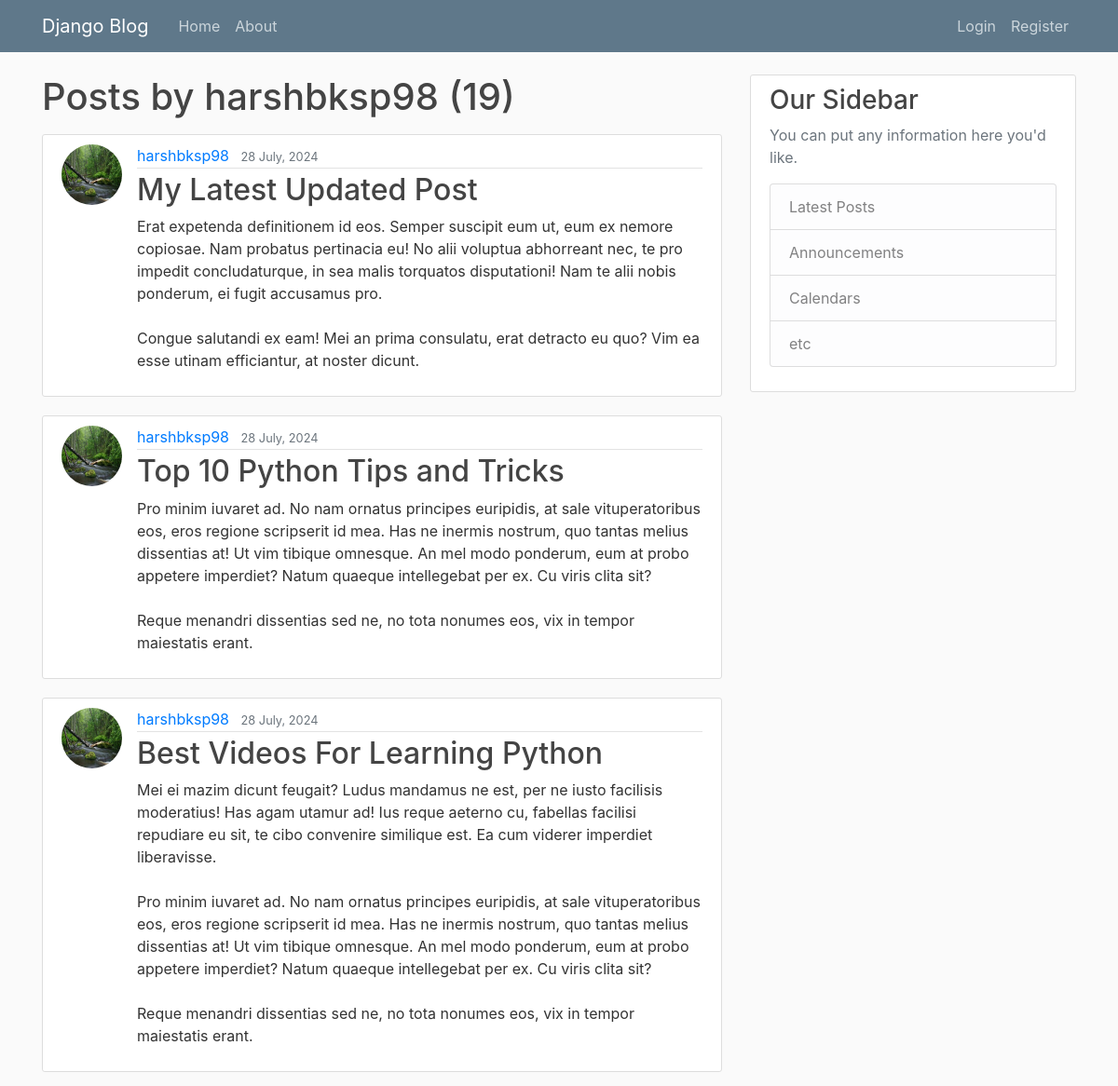
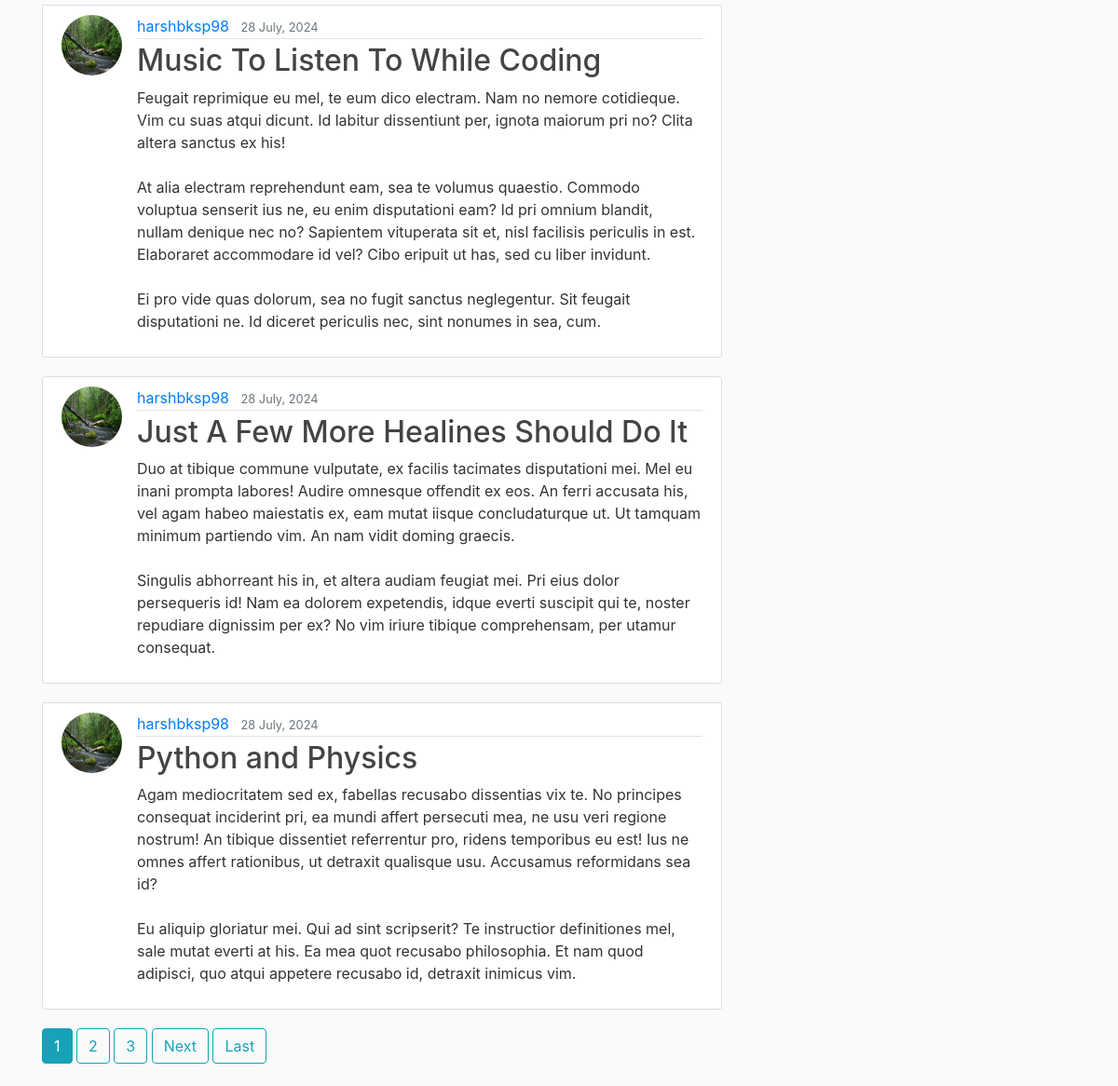
The page /user/harshbksp98 on the database its author committed (2 pictures, top to bottom).
### blog/models.py (models this page shows, shortened)
class Post(models.Model):
    title = models.CharField(max_length = 100)
    content = models.TextField()
    date_posted = models.DateTimeField(default=timezone.now) #we didn't put paranthesis after timezone.now() as we just want to pass the actual functio ass a default value
    author = models.ForeignKey(User,on_delete=models.CASCADE) #on_delete indicates if user get deleted then delete the post as well

### users/models.py (models this page shows, shortened)
class Profile(models.Model):
    user = models.OneToOneField(User,on_delete=models.CASCADE)
    image = models.ImageField(default = 'default.webp',upload_to = 'profile_pics')

### blog/views.py (the view)
# urls.py: path('user/<str:username>', UserPostListView.as_view(),name = 'user-posts'),
class UserPostListView(ListView):
   model = Post
   template_name = 'blog/user_posts.html' #Format -> <app>/<model>_<viewtype>.html
   context_object_name = 'posts'
   ordering = ['-date_posted'] #To get the Latest post at the top
   paginate_by = 6
   def get_queryset(self):
      user = get_object_or_404(User, username = self.kwargs.get('username'))
      return Post.objects.filter(author=user).order_by('-date_posted')

### blog/templates/blog/user_posts.html (shortened to what this page needs)
{% extends "blog/base.html" %}
{% block content %}
    <h1 class="mb-3">Posts by {{ view.kwargs.username }} ({{ page_obj.paginator.count }}) </h1>
    {% for post in posts %}
        <article class="media content-section">
          <img class="rounded-circle article-img" src="{{ post.author.profile.image.url }}">
          <div class="media-body">
            <div class="article-metadata">
              <a class="mr-2" href="{%url 'user-posts' post.author.username %}">{{ post.author }}</a>
              <small class="text-muted">{{ post.date_posted| date:"d F, Y" }}</small>
            </div>
            <h2><a class="article-title" href="{% url 'post-detail' post.id %}">{{ post.title }}</a></h2>
            <p class="article-content">{{ post.content }}</p>
          </div>
        </article>
    {% endfor %}
    {% if is_paginated %}
       {% for num in page_obj.paginator.page_range %}
          {% if page_obj.number == num %}
          <a class="btn btn-info mb-4" href="?page={{ num }}">{{ num }}</a>
          {% elif num > page_obj.number|add:'-3' and num < page_obj.number|add:'3' %}
          <a class="btn btn-outline-info mb-4" href="?page={{ num }}">{{ num }}</a>
          {% endif %}
       {% endfor %}
       {% if page_obj.has_next %}
         <a class="btn btn-outline-info mb-4" href="?page={{ page_obj.next_page_number }}">Next</a>
         <a class="btn btn-outline-info mb-4" href="?page={{ page_obj.paginator.num_pages }}">Last</a>
       {% endif %}
    {% endif %}
{% endblock content %}

### blog/templates/blog/base.html (shortened to what this page needs)
{% load static %}
<!DOCTYPE html>
<html lang="en">
<head>
    <link rel="stylesheet" href="https://cdn.jsdelivr.net/npm/bootstrap@4.4.1/dist/css/bootstrap.min.css">
    <link rel="stylesheet" href="{% static 'blog/main.css' %}">
</head>
<body>
    <header class="site-header">
        <nav class="navbar navbar-expand-md navbar-dark bg-steel fixed-top">
          <div class="container">
            <a class="navbar-brand mr-4" href="{% url 'blog-home' %}">Django Blog</a>
            <div class="collapse navbar-collapse" id="navbarToggle">
              <div class="navbar-nav mr-auto">
                <a class="nav-item nav-link" href="{% url 'blog-home' %}">Home</a>
                <a class="nav-item nav-link" href="{% url 'blog-about' %}">About</a>
              </div>
              <div class="navbar-nav">
                {% if user.is_authenticated %}
                <a class="nav-item nav-link" href="{% url 'post-create' %}">New Post</a>
                <a class="nav-item nav-link" href="{% url 'profile' %}">Profile</a>
                <a class="nav-item nav-link" href="{% url 'logout' %}">Logout</a>
                {% else %}
                 <a class="nav-item nav-link" href="{% url 'login' %}">Login</a>
                 <a class="nav-item nav-link" href="{% url 'register' %}">Register</a>
                {% endif %}
              </div>
            </div>
          </div>
        </nav>
      </header>
    <main role="main" class="container">
        <div class="row">
          <div class="col-md-8">
            {% block content %}{% endblock %}
          </div>
          <div class="col-md-4">
            <div class="content-section">
              <h3>Our Sidebar</h3>
              <p class='text-muted'>You can put any information here you'd like.
                <ul class="list-group">
                  <li class="list-group-item list-group-item-light">Latest Posts</li>
                  <li class="list-group-item list-group-item-light">Announcements</li>
                  <li class="list-group-item list-group-item-light">Calendars</li>
                  <li class="list-group-item list-group-item-light">etc</li>
                </ul>
              </p>
            </div>
          </div>
        </div>
      </main>
</body>
</html>

### blog/static/blog/main.css (style rules this page uses)
body { background: #fafafa; color: #333333; margin-top: 5rem; }
h1, h2, h3, h4, h5, h6 { color: #444444; }
ul { margin: 0; }
.bg-steel { background-color: #5f788a; }
.site-header .navbar-nav .nav-link { color: #cbd5db; }
.content-section { background: #ffffff; padding: 10px 20px; border: 1px solid #dddddd; border-radius: 3px; margin-bottom: 20px; }
.article-title { color: #444444; }
.article-content { white-space: pre-line; }
.article-img { height: 65px; width: 65px; margin-right: 16px; }
.article-metadata { padding-bottom: 1px; margin-bottom: 4px; border-bottom: 1px solid #e3e3e3 }

### rows shown on the page
Post: author.profile.image (picture), author "harshbksp98", date_posted "28 July, 2024", title "My Latest Updated Post", content "Erat expetenda definitionem id eos. Semper suscipit eum ut, eum ex nemore copiosae. Nam probatus pertinacia eu! No alii voluptua abhorreant nec, te pro impedit concludaturque, in sea malis torquatos disputationi! Nam te alii nobis ponderum, ei fugit accusamus pro. Congue salutandi ex eam! Mei an prima consulatu, erat detracto eu quo? Vim ea esse utinam efficiantur, at noster dicunt."
Post: author.profile.image (picture), author "harshbksp98", date_posted "28 July, 2024", title "Top 10 Python Tips and Tricks", content "Pro minim iuvaret ad. No nam ornatus principes euripidis, at sale vituperatoribus eos, eros regione scripserit id mea. Has ne inermis nostrum, quo tantas melius dissentias at! Ut vim tibique omnesque. An mel modo ponderum, eum at probo appetere imperdiet? Natum quaeque intellegebat per ex. Cu viris clita sit? Reque menandri dissentias sed ne, no tota nonumes eos, vix in tempor maiestatis erant."
Post: author.profile.image (picture), author "harshbksp98", date_posted "28 July, 2024", title "Best Videos For Learning Python", content "Mei ei mazim dicunt feugait? Ludus mandamus ne est, per ne iusto facilisis moderatius! Has agam utamur ad! Ius reque aeterno cu, fabellas facilisi repudiare eu sit, te cibo convenire similique est. Ea cum viderer imperdiet liberavisse. Pro minim iuvaret ad. No nam ornatus principes euripidis, at sale vituperatoribus eos, eros regione scripserit id mea. Has ne inermis nostrum, quo tantas melius dissentias at! Ut vim tibique omnesque. An mel modo ponderum, eum at probo appetere imperdiet? Natum quaeque intellegebat per ex. Cu viris clita sit? Reque menandri dissentias sed ne, no tota nonumes eos, vix in tempor maiestatis erant."
Post: author.profile.image (picture), author "harshbksp98", date_posted "28 July, 2024", title "Music To Listen To While Coding", content "Feugait reprimique eu mel, te eum dico electram. Nam no nemore cotidieque. Vim cu suas atqui dicunt. Id labitur dissentiunt per, ignota maiorum pri no? Clita altera sanctus ex his! At alia electram reprehendunt eam, sea te volumus quaestio. Commodo voluptua senserit ius ne, eu enim disputationi eam? Id pri omnium blandit, nullam denique nec no? Sapientem vituperata sit et, nisl facilisis periculis in est. Elaboraret accommodare id vel? Cibo eripuit ut has, sed cu liber invidunt. Ei pro vide quas dolorum, sea no fugit sanctus neglegentur. Sit feugait disputationi ne. Id diceret periculis nec, sint nonumes in sea, cum."
Post: author.profile.image (picture), author "harshbksp98", date_posted "28 July, 2024", title "Just A Few More Healines Should Do It", content "Duo at tibique commune vulputate, ex facilis tacimates disputationi mei. Mel eu inani prompta labores! Audire omnesque offendit ex eos. An ferri accusata his, vel agam habeo maiestatis ex, eam mutat iisque concludaturque ut. Ut tamquam minimum partiendo vim. An nam vidit doming graecis. Singulis abhorreant his in, et altera audiam feugiat mei. Pri eius dolor persequeris id! Nam ea dolorem expetendis, idque everti suscipit qui te, noster repudiare dignissim per ex? No vim iriure tibique comprehensam, per utamur consequat."
Post: author.profile.image (picture), author "harshbksp98", date_posted "28 July, 2024", title "Python and Physics", content "Agam mediocritatem sed ex, fabellas recusabo dissentias vix te. No principes consequat inciderint pri, ea mundi affert persecuti mea, ne usu veri regione nostrum! An tibique dissentiet referrentur pro, ridens temporibus eu est! Ius ne omnes affert rationibus, ut detraxit qualisque usu. Accusamus reformidans sea id? Eu aliquip gloriatur mei. Qui ad sint scripserit? Te instructior definitiones mel, sale mutat everti at his. Ea mea quot recusabo philosophia. Et nam quod adipisci, quo atqui appetere recusabo id, detraxit inimicus vim."

### other values the page prints
{{ view.kwargs.username }} "harshbksp98"
{{ page_obj.paginator.count }} "19"
{{ num }} "1"
{{ num }} "2" "3"
